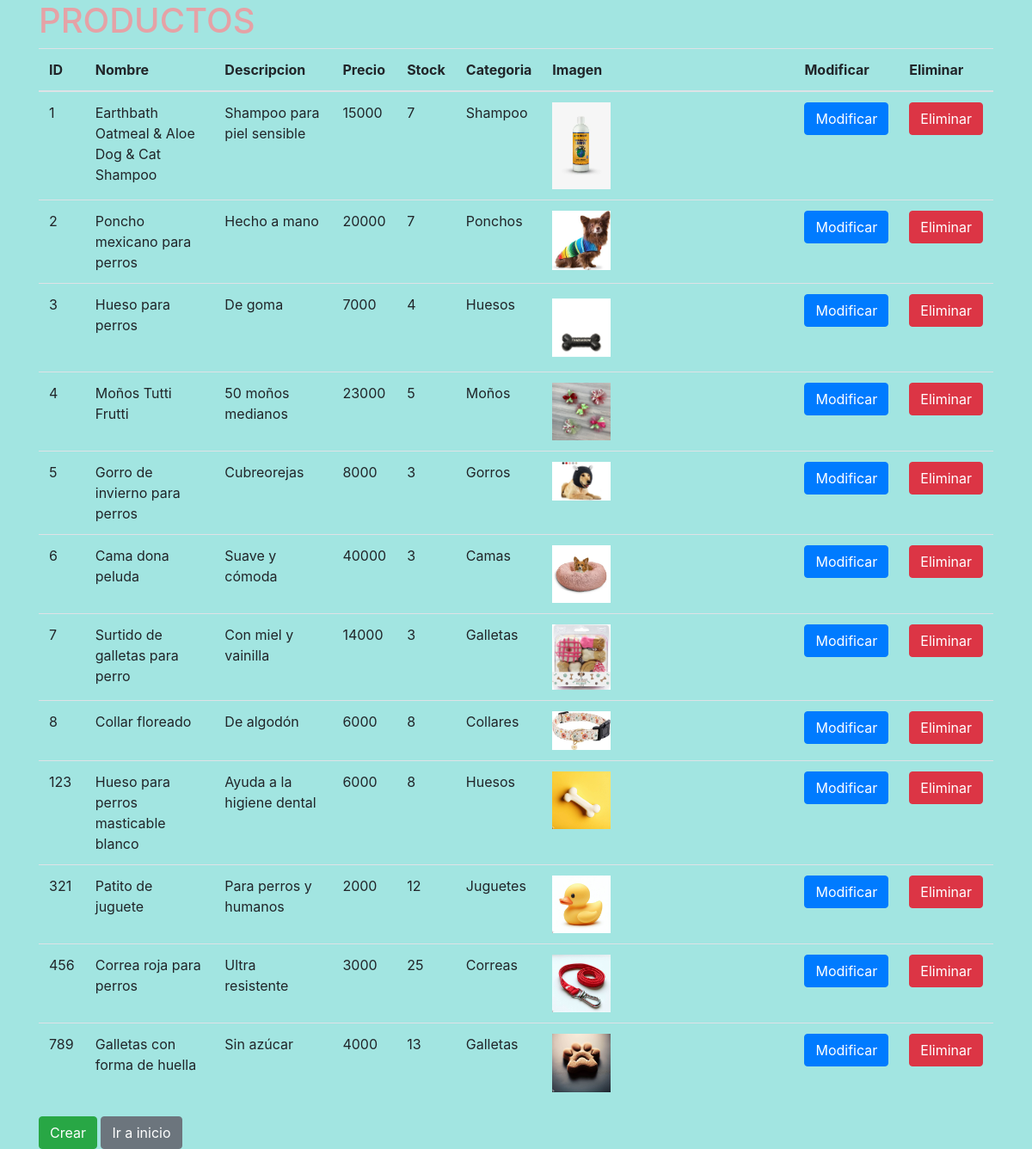
The page /list/ (signed in) on the database as committed earlier.
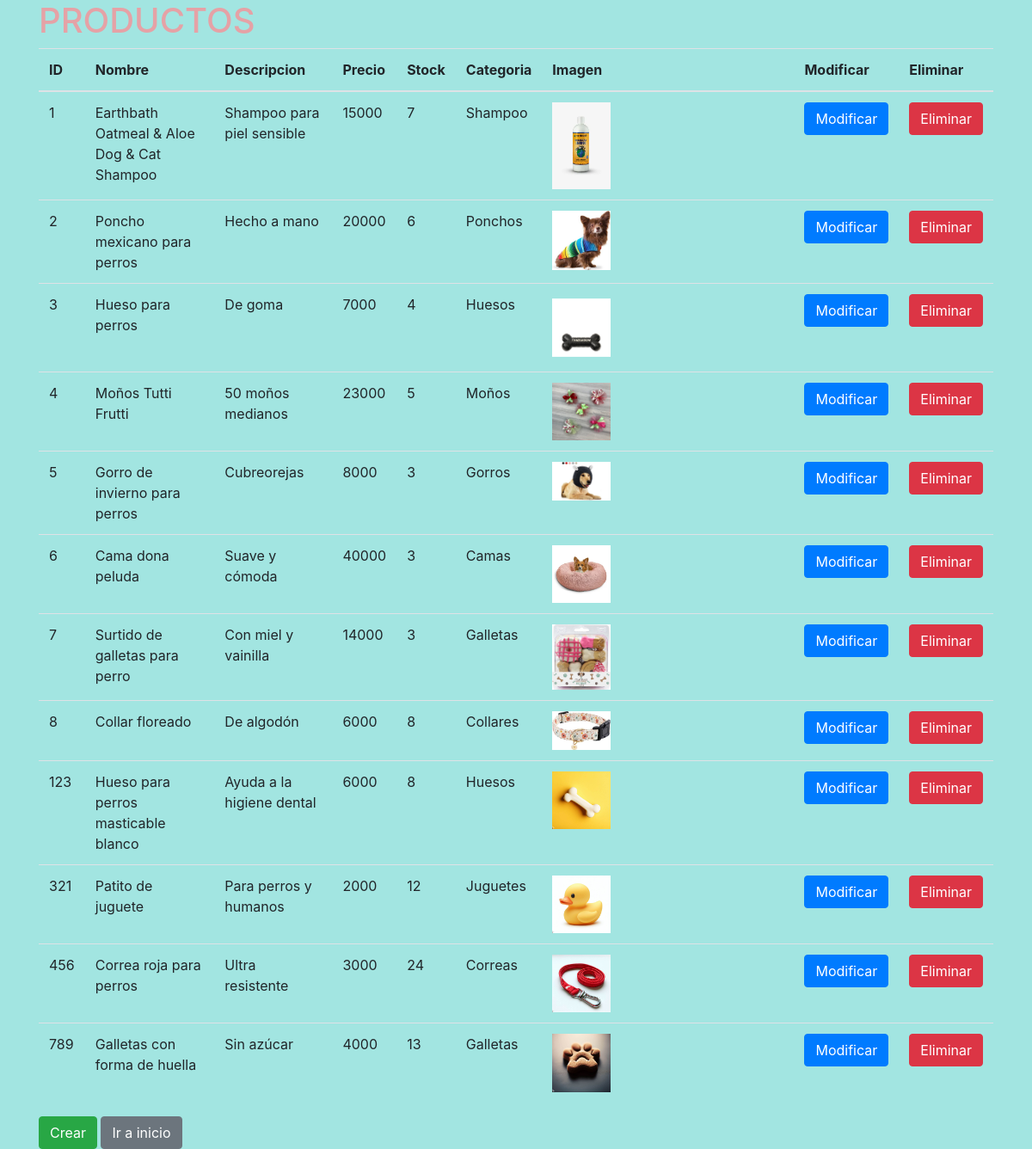
The same page on the database as committed later.
### mascotas/models.py (models this page shows, shortened)
class Producto(models.Model):
    idProducto = models.IntegerField(primary_key=True, verbose_name="ID de producto")
    nombreProducto = models.CharField(
        max_length=50, blank=True, verbose_name="Nombre de producto"
    )
    descripcionProducto = models.CharField(
        max_length=50, blank=True, verbose_name="Descripcion de producto"
    )
    precioProducto = models.IntegerField(blank=True, verbose_name="Precio de producto")
    stockProducto = models.IntegerField(blank=True, verbose_name="Stock de producto")
    imagenProducto = models.ImageField(
        upload_to="imagenes", null=True, blank=True, verbose_name="Imagen de producto"
    )
    categoriaProducto = models.ForeignKey(categoriaProducto, on_delete=models.CASCADE)

class categoriaProducto(models.Model):
    idCategoria = models.IntegerField(primary_key=True, verbose_name="ID de categoria")
    nombreCategoria = models.CharField(
        max_length=50, blank=True, verbose_name="Nombre de categoria"
    )
    def __str__(self):
        return self.nombreCategoria

### mascotas/views.py (the view)
# urls.py: path("list/", views.list, name="list"),
@staff_member_required(login_url="/accounts/login/")
def list(request):
    productos = Producto.objects.all()
    datos = {"productos": productos}
    return render(request, "list.html", datos)

### mascotas/context_processor.py (called while the page is built, shortened)
def total_carrito(request):
    total = 0
    return {"total_carrito": int(total)}

### mascotas/templates/list.html (shortened to what this page needs)
<!DOCTYPE html>
<html lang="en">
<head>
    {% load static %}
    <link href="{% static 'css/bootstrap.min.css' %}" rel="stylesheet">
    <link href="{% static 'css/style.css' %}" rel="stylesheet">
</head>
<body>
    <div class="container">
        <h1>PRODUCTOS</h1>
        <table class="table">
            <thead>
                <tr>
                    <th>ID</th>
                    <th>Nombre</th>
                    <th>Descripcion</th>
                    <th>Precio</th>
                    <th>Stock</th>
                    <th>Categoria</th>
                    <th>Imagen</th>
                    <th>Modificar</th>
                    <th>Eliminar</th>
                </tr>
            </thead>
            <tbody>
                {% for producto in productos %}
                <tr>
                    <td>{{ producto.idProducto }}</td>
                    <td>{{ producto.nombreProducto }}</td>
                    <td>{{ producto.descripcionProducto }}</td>
                    <td>{{ producto.precioProducto }}</td>
                    <td>{{ producto.stockProducto }}</td>
                    <td>{{ producto.categoriaProducto }}</td>
                    {% if producto.imagenProducto %}
                    <td><img src="{{ producto.imagenProducto.url }}" alt="imagen" class="w-25 mx-auto"></td>
                    {% else %}
                    <td>No hay imagen</td>
                    {% endif %}
                    {% if user.is_authenticated %}
                    <td><a href="{% url 'modify' producto.idProducto %}" class="btn btn-primary">Modificar</a></td>
                    <td><a href="{% url 'delete' producto.idProducto %}" class="btn btn-danger">Eliminar</a></td>
                    {% else %}
                    <td><a class="btn btn-secondary disabled" aria-disabled="true" role="link">Modificar</a></td>
                    <td><a class="btn btn-secondary disabled" aria-disabled="true" role="link">Eliminar</a></td>
                    {% endif %}
                </tr>
                {% endfor %}
            </tbody>
        </table>
        {% if user.is_authenticated %}
        <a href="{% url 'create' %}" class="btn btn-success">Crear</a>
        {% else %}
        <a class="btn btn-secondary disabled" aria-disabled="true">Crear</a>
        {% endif %}
        <a href="{% url 'index' %}" class="btn btn-secondary">Ir a inicio</a>
    </div>
</body>
</html>

Rows that differ between the two databases and show on the page:
changed Producto "Poncho mexicano para perros": stockProducto "7" → "6"
changed Producto "Correa roja para perros": stockProducto "25" → "24"
